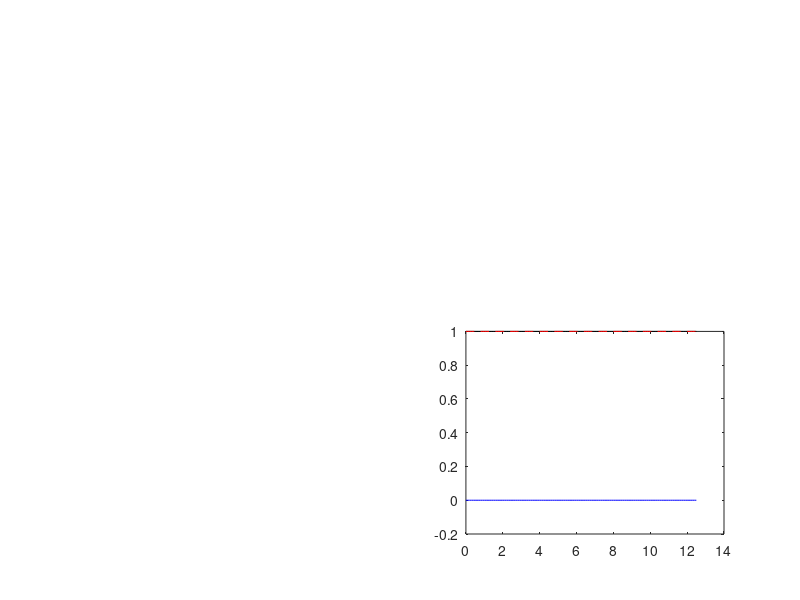

Recreate this plot in MATLAB. (Note: this script raises an error after producing the figure.)
t=0:0.1:4*pi;
d=1;
V=zeros(size(t));
V(t<d*pi)=1;
V(t>=d*pi & t<(2-d)*pi)=-1;
V(t>=(2-d)*pi & t<(2+d)*pi) =1;
V(t>=(2+d)*pi & t<(4-d)*pi) =-1;
V(t>=(4-d)*pi & t<4*pi) =1;
% plot(t,V)
DC=(2*d-1)*ones(size(t));
%%
k=1;
Ck= 4*d.*(sin(k*pi*d)./(k*pi*d)).*exp(-1i*k*pi.*d);
h1=-abs(Ck)*sin(t+angle(Ck));

%%
k=2;
Ck= 4*d.*(sin(k*pi*d)./(k*pi*d)).*exp(-1i*k*pi.*d);
h2=-abs(Ck)*sin(2*(t+angle(Ck)));
%%
k=3;
Ck= 4*d.*(sin(k*pi*d)./(k*pi*d)).*exp(-1i*k*pi.*d);
h3=-abs(Ck)*sin(3*(t+angle(Ck)));
%%
% figure();
k=d/0.25;
subplot(2,2,k)
plot(t,V,'color','k')
hold on;
plot(t,DC,'--r')
hold on;
plot(t,h1,'color','b')
% ylabel({'$V_{out}$'},'FontSize',20,'FontName','Times New Roman',...
%     'Interpreter','latex');
legend({'$V_{FB}$','$V_{DC}$','$V_{H1}$'},'FontSize',8,'FontName','Times New Roman',...
    'Interpreter','latex','Location','best','EdgeColor','none','Color','none')

set(gca,'XTick',...
    [0 3.14159265358979 6.28318530717959 9.42477796076938 12.56],'XTickLabel',...
    {'0','Ts/2','Ts','3Ts/2','2Ts'},'YTickLabel',...
    {'-2V_b_u_s','-V_b_u_s','0','V_b_u_s','2V_b_u_s'});

% plot(t,h2)
hold on;
% plot(t,h3)
xlim([0 4*pi])
ylim([-2 2])
